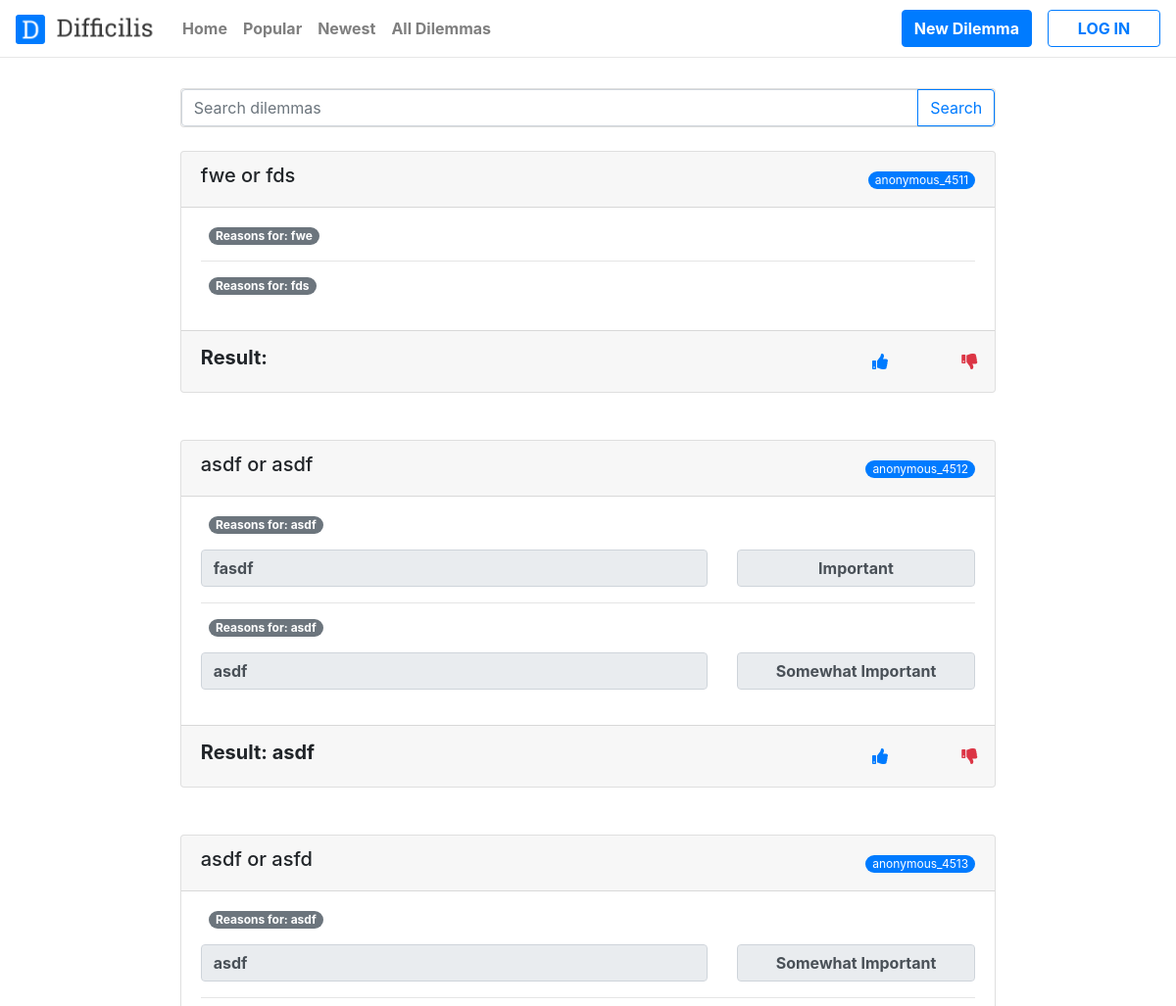
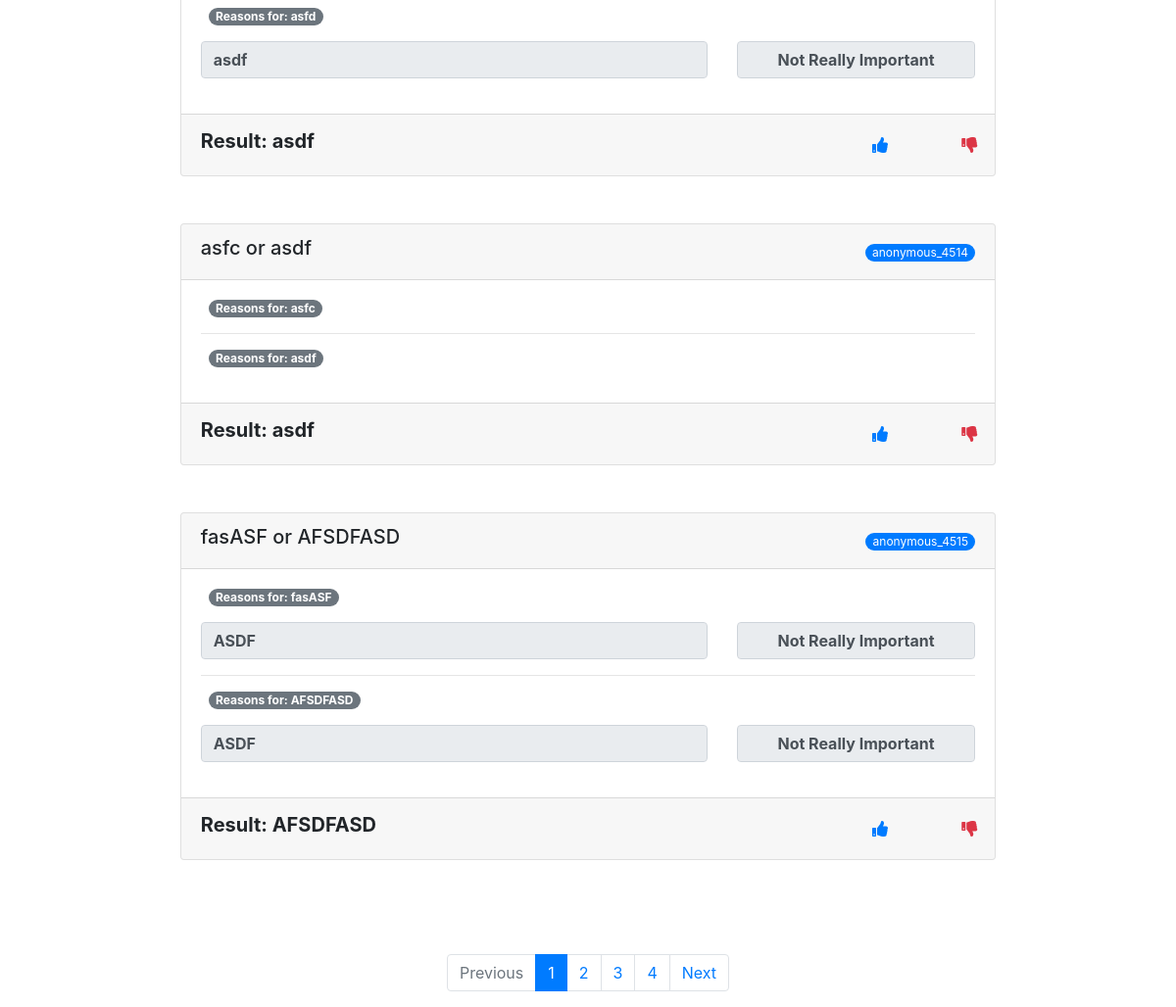
Page /all_dilemmas on the committed database (2 pictures, top to bottom).
### easydilemma/models.py (models this page shows, shortened)
class Dilemma(VoteModel, models.Model):
    dilemma_part_one = models.ForeignKey(DilemmaPartOne, on_delete=models.CASCADE)
    dilemma_part_two = models.ForeignKey(DilemmaPartTwo, on_delete=models.CASCADE)
    result = models.TextField()
    user = models.ForeignKey(User, null=True, blank=True, default = None, on_delete=models.CASCADE)
    should_post = models.BooleanField(default=True)
    created_date = models.DateTimeField(auto_now_add=True)

class DilemmaPartOne(models.Model):
    dilemma_part_one = models.CharField(max_length=500)

class DilemmaPartTwo(models.Model):
    dilemma_part_two = models.CharField(max_length=500)

class ReasonPartOne(models.Model):
    dilemma = models.ForeignKey(DilemmaPartOne, default=None, related_name="reason_part_one", on_delete=models.CASCADE)
    reason = models.TextField()
    selected_option = models.CharField(max_length=50)

class ReasonPartTwo(models.Model):
    dilemma = models.ForeignKey(DilemmaPartTwo, default=None, related_name="reason_part_two" , on_delete=models.CASCADE)
    reason = models.TextField()
    selected_option = models.CharField(max_length=50)

### easydilemma/views.py (the view)
# urls.py: path('all_dilemmas', views.all_dilemmas, name="all_dilemmas"),
def all_dilemmas(request):
    get_all_dilemmas = Dilemma.objects.filter(should_post=True)
    paginator = Paginator(get_all_dilemmas, 5)
    page = request.GET.get('page', 1)
    all_dilemmas = paginator.page(page)
    context = {
        'all_dilemmas': all_dilemmas,
    }
    return render(request, 'easydilemma/all_dilemmas.html', context)

### easydilemma/templates/easydilemma/all_dilemmas.html (shortened to what this page needs)
<!DOCTYPE html>
<html lang="en">
<head>
    {% load static %}
    <link rel="stylesheet" href="https://maxcdn.bootstrapcdn.com/bootstrap/4.0.0/css/bootstrap.min.css">
    <link rel="stylesheet" href="../../static/easydilemma/css/main.css">
    <link rel="stylesheet" href="https://use.fontawesome.com/releases/v5.8.1/css/all.css">
</head>
<body>
    <header class="header">
        <nav class="navbar navbar-expand-lg fixed-top shadow navbar-light bg-white">
                <div class="d-flex">
                    <a class="navbar-brand grow" href="{% url 'easydilemma:index' %}"><img src="{% static 'easydilemma/images/Logo.png' %}" id="logo" style="max-height: 30px; max-width: 150px;;"  alt="Difficilis"></a>
                </div>
            <div class="collapse navbar-collapse" id="navbarCollapse">
                <ul class="navbar-nav">
                <li class="nav-item" ><a  href="{% url 'easydilemma:index' %}" class="nav-link font-weight-bold">Home</a></li>
                <li class="nav-item "><a  href="{% url 'easydilemma:popular_dilemmas' %}" class="nav-link font-weight-bold">Popular</a></li>
                <li class="nav-item"><a  href="{% url 'easydilemma:newest_dilemmas' %}" class="nav-link font-weight-bold">Newest</a></li>
                <li class="nav-item"><a  href="{% url 'easydilemma:all_dilemmas' %}" class="nav-link font-weight-bold">All Dilemmas</a></li>
                </ul>
                <ul class="navbar-nav ml-auto">
                    {% if user.is_authenticated %}
                    <li class="nav-item ml-lg-3 "><a  href="{% url 'easydilemma:dilemma' %}" class="btn btn-outline-primary "><strong>New Dilemma</strong></a></li>
                    {% else %}
                    <li class="nav-item ml-lg-3 "><a  href="{% url 'easydilemma:dilemma' %}" class="btn btn-primary"><strong>New Dilemma</strong></a></li>
                    <li class="nav-item ml-lg-3 "><a  href="{% url 'users:login' %}" class="btn btn-outline-primary navbar_btn" ><strong>LOG IN</strong></a></li>
                    {% endif %}
                </ul>
            </div>
        </nav>
        </header>
    <form action="{% url 'easydilemma:search' %}" method="GET">{% csrf_token %}
        <div class="container mb-4">
            <div class="card w-75 mx-auto">
                <div class="input-group">
                        <input class="form-control " name="q" value="{{ request.GET.q }}" type="search" placeholder="Search dilemmas" required>
                        <div class="input-group-append">
                            <button class="btn btn-outline-primary my-sm-0" type="submit">Search</button>
                        </div>
                </div>
            </div>
        </div>
    </form>
{% for dilemma in all_dilemmas %}
{% if dilemma.should_post %}
<div class="container mb-5">
        <div class="card w-75 mx-auto">
            <div class="card-header">
                {% if dilemma.user is None %}
                    <span class="small badge badge-pill badge-primary font-weight-normal float-right mt-2 align-middle">anonymous_45{{ dilemma.id }}</span>
                {% else %}
                    <a href="{% url 'easydilemma:username_public_dilemmas' dilemma.user %}"> <span class="small badge badge-pill badge-primary font-weight-normal float-right mt-2 align-middle">{{ dilemma.user }}</span> </a>
                {% endif %}
                <h5>{{ dilemma.dilemma_part_one.dilemma_part_one }} or {{ dilemma.dilemma_part_two.dilemma_part_two }}</h5>
            </div>
            <div class="card-body">
                    <div class="row mb-3 ml-2">
                        <span class="badge badge-pill badge-secondary text-truncate">Reasons for: {{ dilemma.dilemma_part_one.dilemma_part_one }}</span>
                    </div>
                {% for reason in dilemma.dilemma_part_one.reason_part_one.all %}
                <div class="row mb-3">
                    <div class="col-md-8">
                        <input type="text" class="form-control font-weight-bold expand-reason text-truncate" value="{{ reason.reason }}" readonly>
                    </div>
                    <div class="col-md-4">
                            {% if reason.selected_option == "1" %}
                                <input type="text" class="form-control text-center font-weight-bold" value="Not Really Important" readonly>
                            {% elif reason.selected_option == "2" %}
                                <input type="text" class="form-control text-center font-weight-bold" value="Somewhat Important" readonly>
                            {% elif reason.selected_option == "3" %}
                                <input type="text" class="form-control text-center font-weight-bold" value="Important" readonly>
                            {% elif reason.selected_option == "4" %}
                                <input type="text" class="form-control text-center font-weight-bold" value="Very Important" readonly>
                            {% elif reason.selected_option == "5" %}
                                <input type="text" class="form-control text-center font-weight-bold" value="Extremely Important" readonly>
                            {% endif %}
                    </div>
                </div>
                {% endfor %}
                <hr>
                <div class="row mb-3 ml-2">
                    <span class="badge badge-pill badge-secondary text-truncate">Reasons for: {{ dilemma.dilemma_part_two.dilemma_part_two }}</span>
                </div>
                {% for reason in dilemma.dilemma_part_two.reason_part_two.all %}
                <div class="row mb-3">
                    <div class="col-md-8">
                        <input type="text" class="form-control font-weight-bold expand-reason text-truncate" value="{{ reason.reason }}" readonly>
                    </div>
                    <div class="col-md-4">
                            {% if reason.selected_option == "1" %}
                                <input type="text" class="form-control text-center font-weight-bold" value="Not Really Important" readonly>
                            {% elif reason.selected_option == "2" %}
                                <input type="text" class="form-control text-center font-weight-bold" value="Somewhat Important" readonly>
                            {% elif reason.selected_option == "3" %}
                                <input type="text" class="form-control text-center font-weight-bold" value="Important" readonly>
                            {% elif reason.selected_option == "4" %}
                                <input type="text" class="form-control text-center font-weight-bold" value="Very Important" readonly>
                            {% elif reason.selected_option == "5" %}
                                <input type="text" class="form-control text-center font-weight-bold" value="Extremely Important" readonly>
                            {% endif %}
                    </div>
                </div>
                {% endfor %}
            </div>
        <div class="card-footer voting ">
            <div class="row">
                <div class="col-10 align-self-center"><h5><strong>Result: {{ dilemma.result }}</strong></h5></div>
                {% if user.is_authenticated %}
                    <div class="col-2">
                        <div class="row">
                            <div class="col-4 text-right btn grow" ><i id="vote_up"    data-href="{% url 'easydilemma:handle_vote' dilemma.id %}" class="fas fa-thumbs-up text-primary"></i></div>
                            <div class="col-4 text-center btn" id="vote_count"><strong>{{ dilemma.vote_score }}</strong> </div>
                            <div class="col-4 text-right btn grow"><i id="vote_down" data-href="{% url 'easydilemma:handle_vote' dilemma.id %}" class="fas fa-thumbs-down text-danger"></i></div>
                        </div>
                    </div>
                    <!-- <div class="col-md-1 text-right btn grow"><i id="vote_up"  data-href="{% url 'easydilemma:handle_vote' dilemma.id %}" class="fas fa-thumbs-up text-primary"></i></div>
                    <div class="col-md-1 text-right btn grow"><i id="vote_down" data-href="{% url 'easydilemma:handle_vote' dilemma.id %}" class="fas fa-thumbs-down text-danger"></i></div> -->
                {% else %}
                    <div class="col-2">
                        <div class="row hi">
                            <div class="col-4 text-right btn grow" data-toggle="tooltip" data-placement="auto" title="Login to vote"><i id="vote_up"    data-href="{% url 'easydilemma:handle_vote' dilemma.id %}" class="fas fa-thumbs-up text-primary"></i></div>
                            <div class="col-4 text-center btn"><strong id="vote_count" >{{ dilemma.vote_score }}</strong></div>
                            <div class="col-4 text-right btn grow" data-toggle="tooltip" data-placement="auto" title="Login to vote"><i id="vote_down" data-href="{% url 'easydilemma:handle_vote' dilemma.id %}" class="fas fa-thumbs-down text-danger"></i></div>
                        </div>
                    </div>
                {% endif %}
            </div>
        </div>
        </div>
    </div>
{% endif %}
{% endfor %}
<br> <br>
{% if all_dilemmas.has_other_pages %}
<div class="container d-flex justify-content-center">
<nav aria-label="Page navigation example">
        <ul class="pagination">
            {% if all_dilemmas.has_previous %}
                <li class="page-item"><a class="page-link" href="?page={{ all_dilemmas.previous_page_number }}{% if query %}&q={{ query }}{% endif %}">Previous</a></li>
            {% else %}
                <li class="page-item disabled"><a class="page-link" >Previous</a></li>
            {% endif %}
            {% for i in all_dilemmas.paginator.page_range %}
                {% if all_dilemmas.number == i %}
                    <li class="active page-item"><a class="page-link" href="?page={{ i }}">{{ i }}<span class="sr-only">(current)</span></a></li>
                {% else %}
                    <li class="page-item"><a class="page-link" href="?page={{ i }}{% if query %}&q={{ query }}{% endif %}">{{ i }}</a></li>
                {% endif %}
            {% endfor %}
            {% if all_dilemmas.has_next %}
                <li class="page-item"><a class="page-link" href="?page={{ all_dilemmas.next_page_number }}{% if query %}&q={{ query }}{% endif %}">Next</a></li>
            {% else %}
            <li class="page-item disabled"><a class="page-link" >Next</a></li>
            {% endif %}
        </ul>
      </nav>
        </div>
      {% endif %}
</body>
</html>

### easydilemma/static/easydilemma/css/main.css (style rules this page uses)
.navbar_btn { width: 115px; }
.navbar { border-bottom:1px solid #e7e7e7; }
body { padding-top:90px; }

### rows in the picture
Dilemma: id "11", dilemma_part_one.dilemma_part_one "fwe", dilemma_part_two.dilemma_part_two "fds"
Dilemma: id "12", dilemma_part_one.dilemma_part_one "asdf", dilemma_part_two.dilemma_part_two "asdf", result "asdf"
ReasonPartOne: reason "fasdf"
ReasonPartTwo: reason "asdf"
Dilemma: id "13", dilemma_part_one.dilemma_part_one "asdf", dilemma_part_two.dilemma_part_two "asfd", result "asdf"
ReasonPartOne: reason "asdf"
ReasonPartTwo: reason "asdf"
Dilemma: id "14", dilemma_part_one.dilemma_part_one "asfc", dilemma_part_two.dilemma_part_two "asdf", result "asdf"
Dilemma: id "15", dilemma_part_one.dilemma_part_one "fasASF", dilemma_part_two.dilemma_part_two "AFSDFASD", result "AFSDFASD"
ReasonPartOne: reason "ASDF"
ReasonPartTwo: reason "ASDF"

### other values in the picture
{{ i }} "1"
{{ i }} "2" "3" "4"
